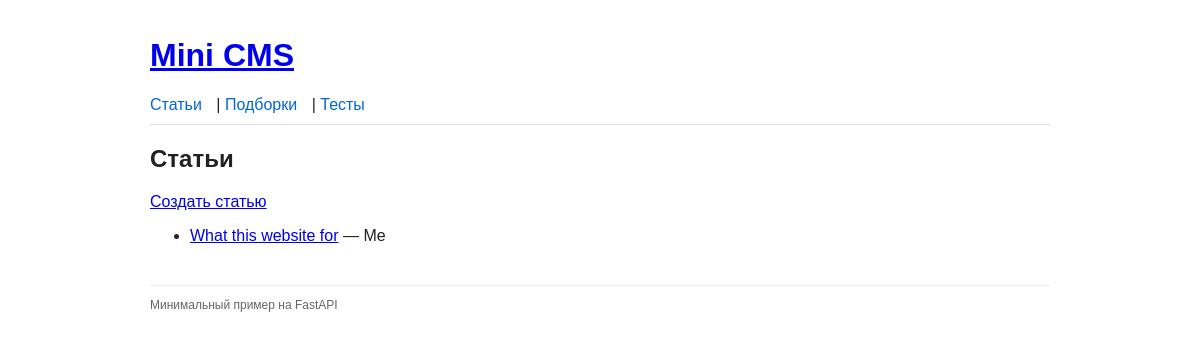
Page /articles on the earlier database version.
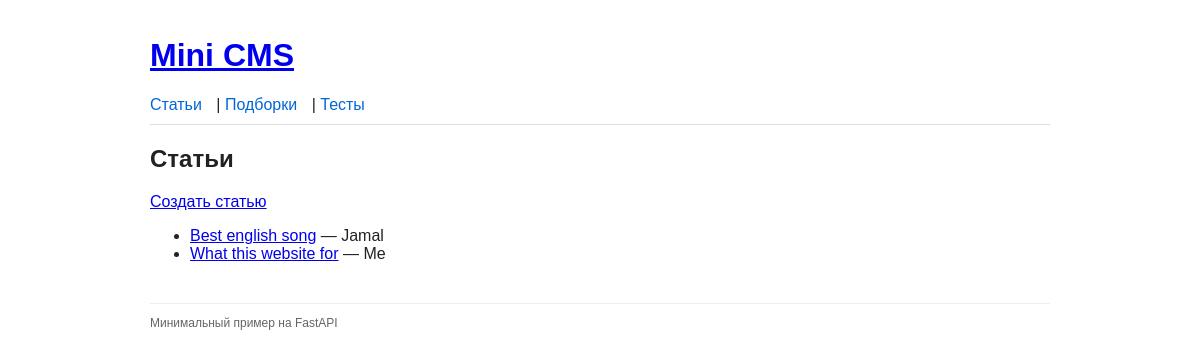
Same page on the later database version.
### app/models.py (models this page shows)
class Article(Base):
    __tablename__ = "articles"
    id = Column(Integer, primary_key=True, index=True)
    title = Column(String(200), nullable=False)
    body = Column(Text, nullable=False)
    author = Column(String(100), default="Anonymous")
    created_at = Column(DateTime, default=datetime.utcnow)
    comments = relationship("Comment", back_populates="article", cascade="all, delete-orphan")
    collections = relationship("Collection", secondary=article_collection, back_populates="articles")

### app/main.py (the view)
@app.get("/articles", response_class=HTMLResponse)
def articles_list(request: Request, db=Depends(get_db)):
    articles = crud.get_articles(db)
    return templates.TemplateResponse("articles.html", {"request": request, "articles": articles})

### app/templates/articles.html
{% extends "base.html" %}
{% block content %}
<h2>Статьи</h2>
<a href="/articles/create">Создать статью</a>
<ul>
  {% for a in articles %}
    <li><a href="/articles/{{ a.id }}">{{ a.title }}</a> — {{ a.author }}</li>
  {% else %}
    <li>Нет статей</li>
  {% endfor %}
</ul>
{% endblock %}

Differences in the rows shown:
added Article: title "Best english song", author "Jamal"
